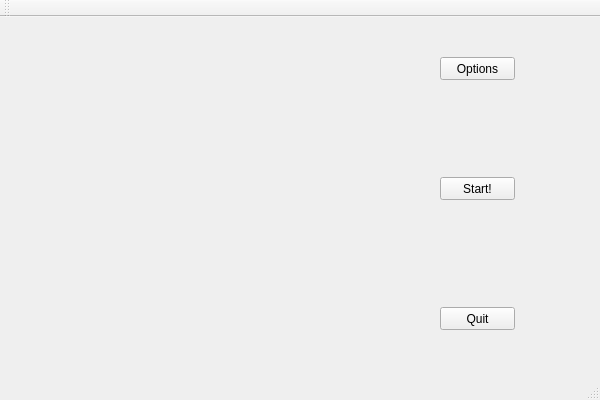
<?xml version="1.0" encoding="UTF-8"?>
<ui version="4.0">
 <class>MainWindow</class>
 <widget class="QMainWindow" name="MainWindow">
  <property name="geometry">
   <rect>
    <x>0</x>
    <y>0</y>
    <width>600</width>
    <height>400</height>
   </rect>
  </property>
  <property name="windowTitle">
   <string>MainWindow</string>
  </property>
  <widget class="QWidget" name="centralWidget">
   <widget class="QWidget" name="GUIBoard" native="true">
    <property name="geometry">
     <rect>
      <x>30</x>
      <y>20</y>
      <width>320</width>
      <height>320</height>
     </rect>
    </property>
   </widget>
   <widget class="QPushButton" name="Options">
    <property name="geometry">
     <rect>
      <x>440</x>
      <y>40</y>
      <width>75</width>
      <height>23</height>
     </rect>
    </property>
    <property name="text">
     <string>Options</string>
    </property>
   </widget>
   <widget class="QPushButton" name="Quit">
    <property name="geometry">
     <rect>
      <x>440</x>
      <y>290</y>
      <width>75</width>
      <height>23</height>
     </rect>
    </property>
    <property name="text">
     <string>Quit</string>
    </property>
   </widget>
   <widget class="QPushButton" name="Start">
    <property name="geometry">
     <rect>
      <x>440</x>
      <y>160</y>
      <width>75</width>
      <height>23</height>
     </rect>
    </property>
    <property name="text">
     <string>Start!</string>
    </property>
   </widget>
  </widget>
  <widget class="QMenuBar" name="menuBar">
   <property name="geometry">
    <rect>
     <x>0</x>
     <y>0</y>
     <width>600</width>
     <height>21</height>
    </rect>
   </property>
  </widget>
  <widget class="QToolBar" name="mainToolBar">
   <attribute name="toolBarArea">
    <enum>TopToolBarArea</enum>
   </attribute>
   <attribute name="toolBarBreak">
    <bool>false</bool>
   </attribute>
  </widget>
  <widget class="QStatusBar" name="statusBar"/>
 </widget>
 <layoutdefault spacing="6" margin="11"/>
 <resources/>
 <connections/>
</ui>
